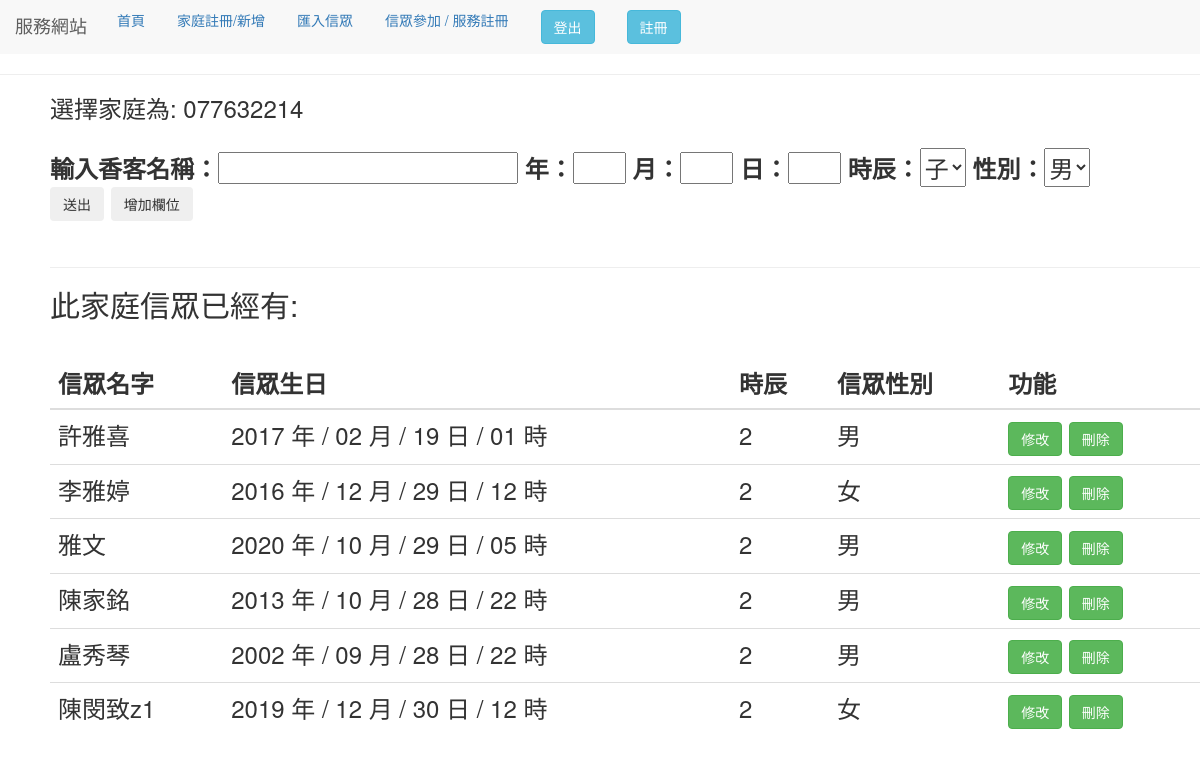
The app's page /home/3 (signed in), older data.
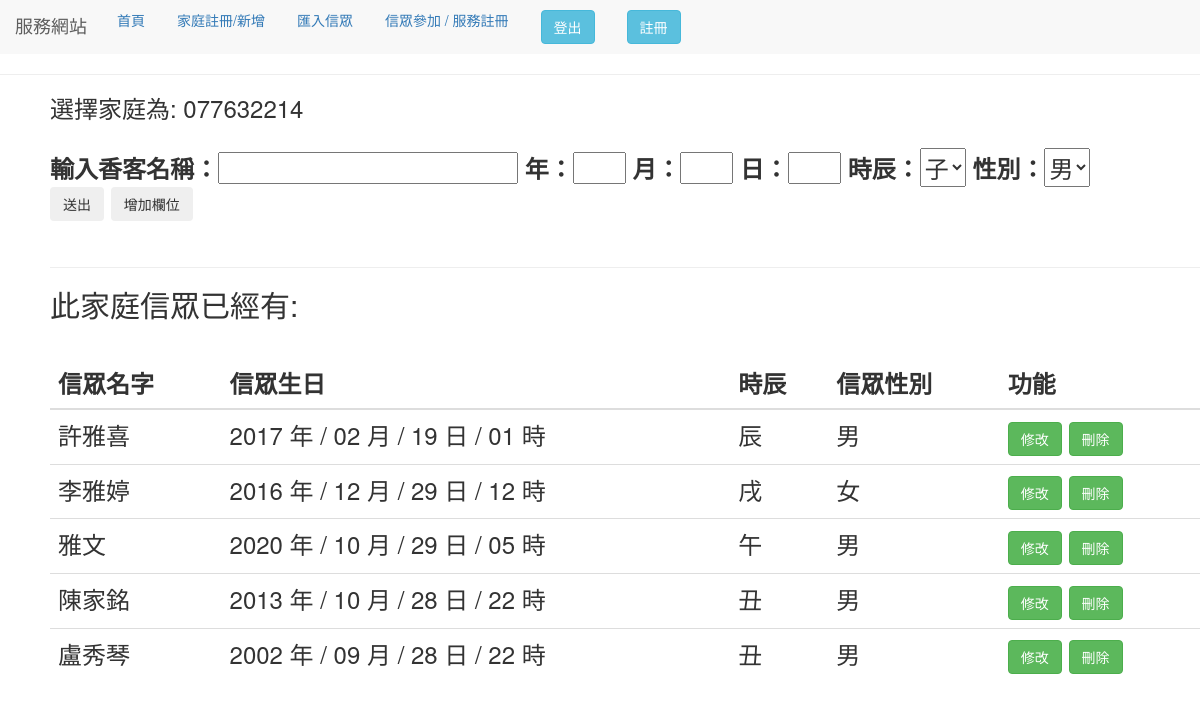
The same page, newer data.
### use_app/models.py (models this page shows)
class Home(models.Model):
    address = models.CharField(verbose_name='地址', max_length=100)
    home_phone = models.CharField(verbose_name='家庭電話', max_length=100)
    class Meta:
        verbose_name_plural = '家庭資料庫'

class People_data(models.Model):
    name = models.CharField(verbose_name='輸入姓名', max_length=10)
    birthday = models.DateTimeField(
        verbose_name='西元生日(ex:2012-01-01)')  # default = timezone.now
    time = models.CharField(max_length=5)
    gender = models.CharField(verbose_name='性別', max_length=32, choices=(
        ('male', '男'), ('female', '女')), default="男")
    home_id = models.CharField(max_length=10)
    class Meta:
        verbose_name_plural = '香客資料庫'

### use_app/views.py (the view, shortened to what this page needs)
# urls.py: path("home/<int:pk>",views.people_form,name= "home"),
@login_required(login_url='/use_login')
def people_form(request, pk):
    form = peopleform(request.POST or None)
    fix_form = fix_peopleform(None)
    people_all = People_data.objects.filter(home_id=pk)
    x_try = Home.objects.get(pk=pk).home_phone
    title_one = "信眾名字"
    title_two = "信眾生日"
    title_three = "信眾性別"
    get_x = "此家庭信眾"
    context = locals()
    return render(request, "people_add.html", context)

### use_app/forms.py
class peopleform(forms.Form):
    name = forms.CharField(required=False, label="輸入香客名稱", max_length=20)
    birthday_y = forms.CharField(label="年",widget=forms.TextInput(attrs={"size":"1mv"}))
    birthday_m = forms.CharField(label="月",widget=forms.TextInput(attrs={"size":"1mv"}))
    birthday_d = forms.CharField(label="日",widget=forms.TextInput(attrs={"size":"1mv"}))
    time = forms.ChoiceField(label='時辰',
                             required=False,
                             choices=(('子', '子'), ('丑', '丑'), ('寅', '寅'),
                                      ('卯', '卯'), ('辰', '辰'), ('巳', '巳'),
                                      ('午', '午'), ('未', '未'), ('申', '申'),
                                      ('酉', '酉'), ('戌', '戌'), ('亥', '亥')),
                             initial="子",
                             widget=forms.widgets.Select())
    gender = forms.ChoiceField(label='性別',
                               required=False,
                               choices=(('male', '男'), ('female', '女')),
                               initial="男",
                               widget=forms.widgets.Select())

class fix_peopleform(forms.Form):
    x_name = forms.CharField(required=False, label="輸入香客名稱", max_length=20)
    x_birthday = forms.DateTimeField(
        label="生日",
        required=False,
        widget=forms.TextInput(attrs={'type': 'date'}))
    x_time = forms.ChoiceField(label='時辰',
                               required=False,
                               choices=(('子', '子'), ('丑', '丑'), ('寅', '寅'),
                                        ('卯', '卯'), ('辰', '辰'), ('巳', '巳'),
                                        ('午', '午'), ('未', '未'), ('申', '申'),
                                        ('酉', '酉'), ('戌', '戌'), ('亥', '亥')),
                               initial="子",
                               widget=forms.widgets.Select())
    x_gender = forms.ChoiceField(label='性別',
                                 required=False,
                                 choices=(('male', '男'), ('female', '女')),
                                 initial="男",
                                 widget=forms.widgets.Select())

### templates/people_add.html (shortened to what this page needs)
{% extends "base.html" %} {% block title %} 表單 {% endblock %} {% block form %}
<head>
    <link rel="stylesheet" href="//code.jquery.com/ui/1.12.1/themes/base/jquery-ui.css">
</head>
<body>
    <div style="margin-left:50px;">
        <form method='POST' enctype="multipart/form-data">
            {% csrf_token %} 選擇家庭為: {{x_try}} <br>
            <br>
            <div id="use">
                {{ form.as_table }}
                <br>
            </div>
            <div><input class="btn btn-outline-dark" type="submit" value="送出" /> <button type="button"
                    class="btn btn-outline-dark" onclick="ShowMeDate()">增加欄位</button> </div>
        </form>
        <br>
        <hr>
        <h2>{{ get_x }}已經有:</h2>
        {% if people_all %}
        <br>
        <table class="table">
            <thead>
                <tr>
                    <th scope="col">{{title_one}}</th>
                    <th scope="col">{{title_two}}</th>
                    <th scope="col">時辰</th>
                    <th scope="col">{{title_three}}</th>
                    <th scope="col">功能</th>
            </thead>
            <tbody>
                {% for c in people_all %}
                <tr>
                    <td id={{c.name}}> {{ c.name }} </td>
                    <td id={{c.name}}{{c.birthday}}> {{ c.birthday|date:"Y 年 / m 月 / d 日 / H 時" }} </td>
                    <td>{{c.time}}</td>
                    {% if c.gender == "female" %}
                    <td id={{c.name}}{{c.gender}}> 女 </td>
                    {% else %}
                    <td id={{c.name}}{{c.gender}}> 男 </td>
                    {% endif %}
                    <td>
                        <button class="btn btn-success fix"
                            value="{{c.name}}/{{c.gender}}/{{c.birthday}}/{{c.home_id}}/{{c.time}}"> 修改</button>
                      <a href="home_del/{{c.home_id}}/{{c.pk}}">  <button class="btn btn-success del" value="{{c.home_id}}▲{{c.name}}"> 刪除</button> </a>
                    </td>
                </tr>
                {% endfor %}
            </tbody>
        </table>
        {% else %}
        <p>無資料</p>
        {% endif %}
    </div>
</body>
{% endblock %}

### templates/base.html (shortened to what this page needs)
<!DOCTYPE html>
<html>
<head>
</head>
<body>
    {% include 'header.html'%}
    <h3> {% block message%} {% endblock %}
        <hr> {% block form %} {% endblock %} {% block try%} {% endblock %}
</body>
</html>

### templates/header.html (shortened to what this page needs)
<head>
  <link rel="stylesheet" href="http://maxcdn.bootstrapcdn.com/bootstrap/3.3.4/css/bootstrap.min.css">
<body>
  <nav class="nav navbar-default">
    <ul class="nav nav-pills nav-fill">
      <div class="navbar-header" >
        <a class="navbar-brand" href="#">服務網站</a>
      </div>
      <li><a href="/ ">首頁</a></li>
      <li><a href="/home_register">家庭註冊/新增</a></li>
      <li><a href="/csv_add">匯入信眾</a></li>
      <li><a href="/join_activity">信眾參加 / 服務註冊</a></li>
     <li> {% if request.user.is_authenticated %}
      <a href="logout" style="text-decoration:none;"><button class="btn btn-info">登出</button> </a>
      {% else %}
      <a href="use_login" style="text-decoration:none;"><button class="btn btn-info">登入</button> </a>
      {% endif %}</li>
      <li>  <a href="register" style="text-decoration:none;"><button class="btn btn-info">註冊</button> </a></li>
    </ul>
  </nav>
</body>
</head>

Row changes from the older to the newer data that the page shows:
removed People_data: name "陳閔致z1", birthday "2019 年 / 12 月 / 30 日 / 12 時", time "2"
changed People_data "許雅喜": time "2" → "辰"
changed People_data "李雅婷": time "2" → "戌"
changed People_data "雅文": time "2" → "午"
changed People_data "陳家銘": time "2" → "丑"
changed People_data "盧秀琴": time "2" → "丑"
